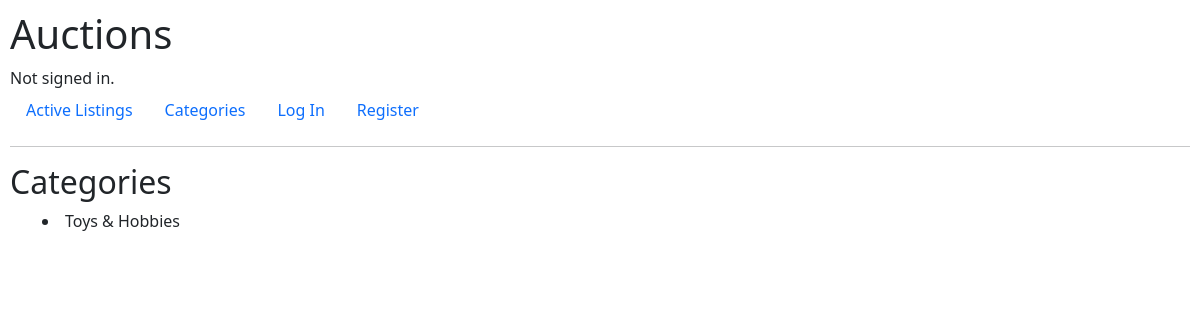
/categories, run on an earlier commit of the app's database.
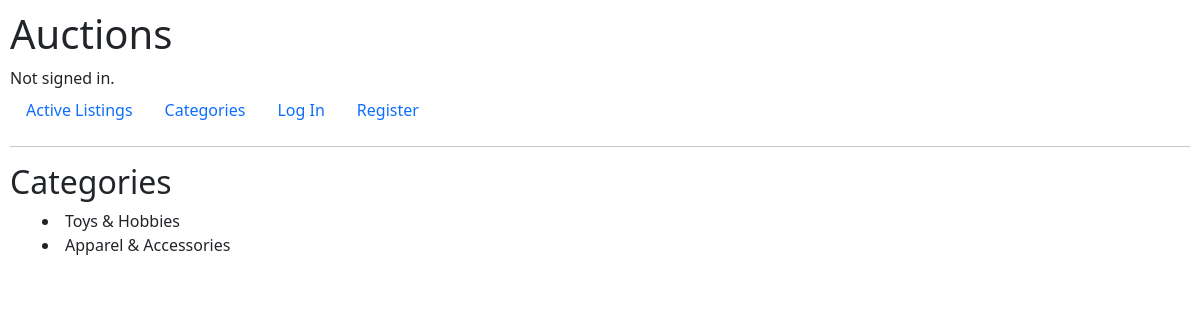
And on a later commit of the database.
### auctions/models.py (models this page shows)
class Category(models.Model):
    category = models.CharField(max_length=64)
    def __str__(self):
        return f"{self.category}"

### auctions/views.py (the view)
# urls.py: path("categories", views.categories, name="categories"),
def categories(request):
    categorys = Category.objects.all()
    return render(request, "auctions/categories.html", {
        "categorys": categorys
    })

### auctions/templates/auctions/categories.html
{% extends 'auctions/layout.html' %}
{% block body %}
    <h2>Categories</h2>
    <div class="container">
        {% for category in categorys %}
            <li>{{ category }}</li>
        {% endfor %}
    </div>
{% endblock %}

### auctions/templates/auctions/layout.html (shortened to what this page needs)
{% load static %}
<!DOCTYPE html>
<html lang="en">
    <head>
        <link href="https://cdn.jsdelivr.net/npm/bootstrap@5.0.2/dist/css/bootstrap.min.css" rel="stylesheet">
        <link href="{% static 'auctions/styles.css' %}" rel="stylesheet">
    </head>
    <body>
        <h1>Auctions</h1>
        <div>
            {% if user.is_authenticated %}
                Signed in as <strong>{{ user.username }}</strong>.
            {% else %}
                Not signed in.
            {% endif %}
        </div>
        <ul class="nav">
            <li class="nav-item">
                <a class="nav-link" href="{% url 'index' %}">Active Listings</a>
            </li>
            <li class="nav-item">
                <a class="nav-link" href="{% url 'categories' %}">Categories</a>
            </li>
            {% if user.is_authenticated %}
                <li class="nav-item">
                    <a class="nav-link" href="{% url 'create_listing' %}">Create Listing</a>
                </li>
                <li class="nav-item">
                    <a class="nav-link" href="{% url 'logout' %}">Log Out</a>
                </li>
            {% else %}
                <li class="nav-item">
                    <a class="nav-link" href="{% url 'login' %}">Log In</a>
                </li>
                <li class="nav-item">
                    <a class="nav-link" href="{% url 'register' %}">Register</a>
                </li>
            {% endif %}
        </ul>
        <hr>
        {% block body %}
        {% endblock %}
    </body>
</html>

### auctions/static/auctions/styles.css (style rules this page uses)
body { padding: 10px; }
a { text-decoration: none; color: black; }

What changed in the data, as far as the page shows it:
added Category: category "Apparel & Accessories"
